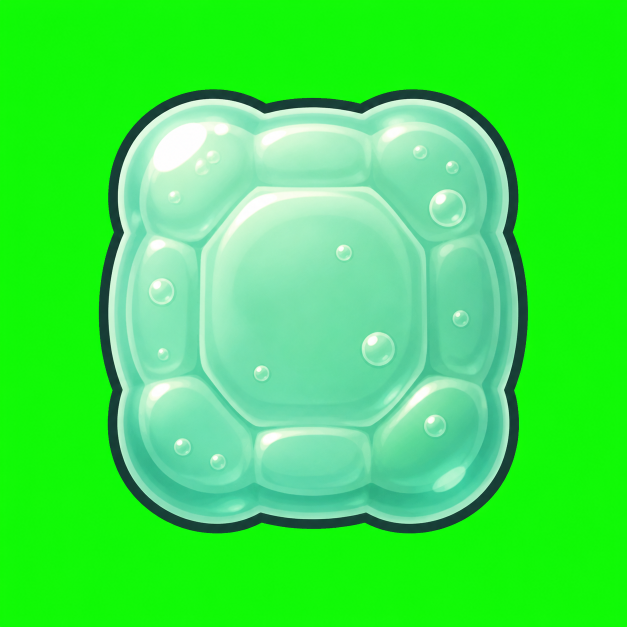
#> input picture assets/generated/jelly-bumper-v1-source.png, 1254 x 1254 px (shown at 1/2 size)
$ python prepare_generated_gameplay_assets.py ../assets/generated/jelly-bumper-v1-source.png out.png
#> lines starting #> are read from the running program, lines starting #| are printed output that depends on the picture
#!/usr/bin/env python3
"""Normalize generated gameplay sprites without changing their artwork.

Image generation occasionally returns an RGB PNG with a pure black matte even
when transparency was requested.  This tool removes only matte pixels connected
to the canvas edge, preserves enclosed dark outlines, downsizes with Lanczos,
and writes deterministic RGBA PNGs for the Flutter bundle.
"""

from __future__ import annotations

import argparse
from collections import deque
from pathlib import Path

from PIL import Image


def _edge_matte_mask(image: Image.Image, threshold: int = 34) -> bytearray:
    rgb = image.convert("RGB")
    width, height = rgb.size
    pixels = rgb.load()
    mask = bytearray(width * height)
    queue: deque[tuple[int, int]] = deque()

    def is_matte(pixel: tuple[int, int, int]) -> bool:
        darkest = min(pixel)
        lightest = max(pixel)
        is_black = lightest <= threshold
        is_checkerboard = darkest >= 178 and lightest - darkest <= 18
        return is_black or is_checkerboard

    def enqueue(x: int, y: int) -> None:
        index = y * width + x
        if mask[index] or not is_matte(pixels[x, y]):
            return
        mask[index] = 1
        queue.append((x, y))

    for x in range(width):
        enqueue(x, 0)
        enqueue(x, height - 1)
    for y in range(height):
        enqueue(0, y)
        enqueue(width - 1, y)

    while queue:
        x, y = queue.popleft()
        if x > 0:
            enqueue(x - 1, y)
        if x + 1 < width:
            enqueue(x + 1, y)
        if y > 0:
            enqueue(x, y - 1)
        if y + 1 < height:
            enqueue(x, y + 1)
    return mask


def normalize(source: Path, destination: Path, max_side: int) -> None:
#> called with max_side = 768
    with Image.open(source) as original:
#> original is the input picture: PIL image 1254x1254 RGB; mean R, G, B 62.9, 232.6, 77.6
        rgba = original.convert("RGBA")
        # Some generators encode an opaque black matte even in an RGBA file,
        # while others return already-transparent black edge pixels.  Applying
        # the edge-connected mask in both cases safely handles both encodings.
        mask = _edge_matte_mask(original)
        alpha = rgba.getchannel("A")
#> alpha: PIL image 1254x1254 L; every value is 255
        alpha_pixels = alpha.load()
        width, height = rgba.size
        for index, is_matte in enumerate(mask):
            if is_matte:
                alpha_pixels[index % width, index // width] = 0
        rgba.putalpha(alpha)
        rgba.thumbnail((max_side, max_side), Image.Resampling.LANCZOS)
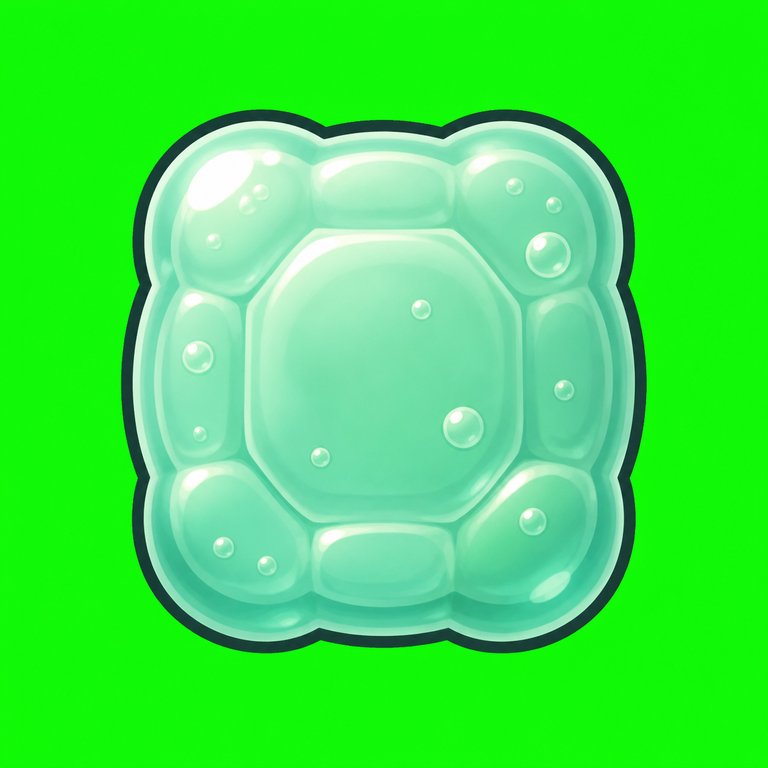
#> rgba: PIL image 768x768 RGBA; mean R, G, B, A 62.9, 232.6, 77.6, 255
        destination.parent.mkdir(parents=True, exist_ok=True)
        rgba.save(destination, format="PNG", optimize=True)


def main() -> None:
    parser = argparse.ArgumentParser()
    parser.add_argument("source", type=Path)
    parser.add_argument("destination", type=Path)
    parser.add_argument("--max-side", type=int, default=768)
    args = parser.parse_args()
    normalize(args.source, args.destination, args.max_side)


if __name__ == "__main__":
    main()
